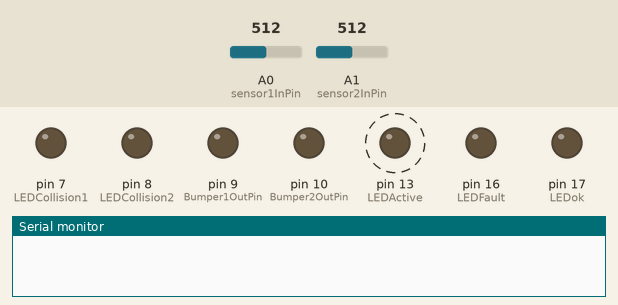
Simulated run of this sketch. Board: Arduino Uno, built with avr-gcc and run on an emulated ATmega328P. Shown: output pins drawn as LEDs (lit = HIGH), the last lines printed to the serial monitor. Dashed ring = blinking. The inputs (shaded band) are chosen by the test bench; at power-on: A0 (sensor1InPin) = 512, A1 (sensor2InPin) = 512.

Above: at 2.87 s.
3.3 s: A0 (sensor1InPin) set to 521
6.3 s: A0 (sensor1InPin) set to 545
At 6.63 s:
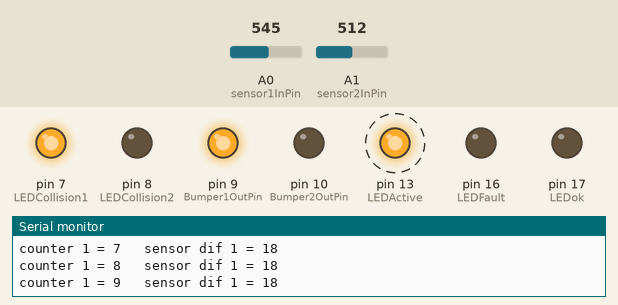
9.3 s: A1 (sensor2InPin) set to 542
At 9.74 s:
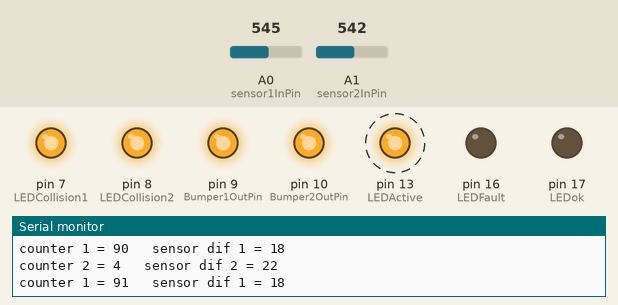
12.3 s: A0 (sensor1InPin) set to 511
At 12.62 s:
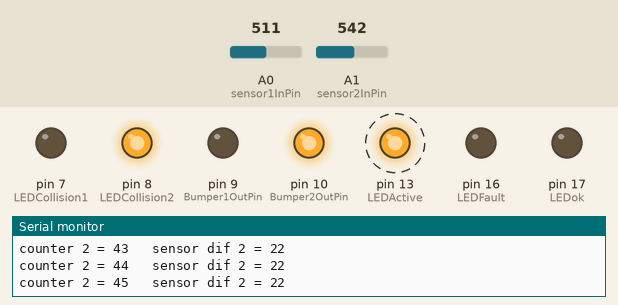
15.3 s: A1 (sensor2InPin) set to 511
At 15.69 s:
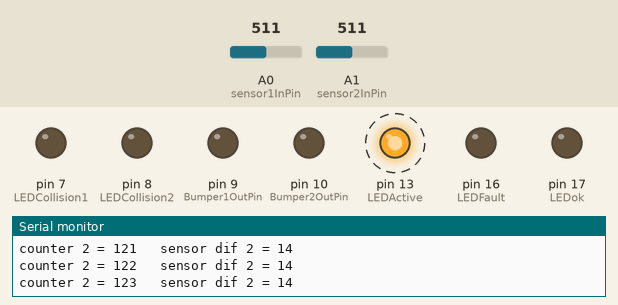
Timing chart, 0 to 19.3 s (numbered marks = the images above; inputs shaded):
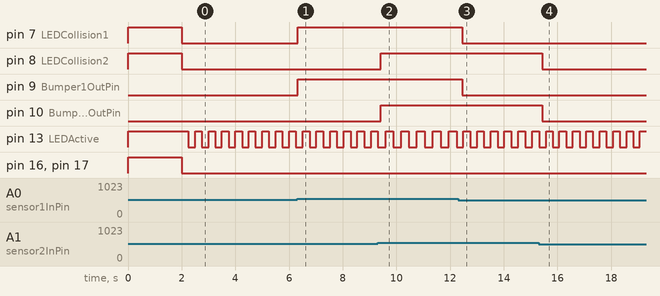

Measured:
- the behaviour switches between 529 and 530 on A0 (sensor1InPin) (found by bisection; images 0 and 1)
- the behaviour switches between 523 and 524 on A1 (sensor2InPin) (found by bisection; images 1 and 2)
- after the input at 6.3 s, pin 7 (LEDCollision1), pin 9 (Bumper1OutPin): LOW → HIGH at once
- after the input at 9.3 s, pin 8 (LEDCollision2), pin 10 (Bumper2OutPin): LOW → HIGH after 0.12 s
- after the input at 12.3 s, pin 7 (LEDCollision1), pin 9 (Bumper1OutPin): HIGH → LOW after 0.16 s
- after the input at 15.3 s, pin 8 (LEDCollision2), pin 10 (Bumper2OutPin): HIGH → LOW after 0.14 s
- by itself, pin 13 (LEDActive): alternates HIGH for 0.25 s and LOW for 0.25 s

The sketch:

BumperDuino.ino
```cpp
// (licence header left out)
// These constants won't change.  They're used to give names
// to the pins used:
const int sensor1InPin = A0;  // Analog input pin that the MPX5010 is attached to
const int sensor2InPin = A1;  // Analog input pin that the MPX5010 is attached to
//const int analogOut1Pin = 9; // Analog output pin Bumper 1 (PWM)
//const int analogOut2Pin = 10; // Analog output pin Bumper 2 (PWM)
const int Bumper1OutPin = 9;
const int Bumper2OutPin = 10;
const int LEDCollision1 = 7;
const int LEDCollision2 = 8;
const int LEDActive = 13;
const int LEDFault = 16;
const int LEDok = 17;
int LEDActiveState = LOW;             // ledState used to set the LED

int sensor1Diff = 0;  // = sensor1DiffSecond - sensor1DiffFirst
int sensor1DiffFirst = 0;        // value for zero Point
int sensor1DiffSecond = 0;        // value for touch Point
int sensor1MAP = 0;        // value output to the PWM (analog out)
int sensor1Trigger = 9;  // Sensor-Trigger-Level Sensor 1 +++++++ Adjust sensitivity here +++++++++
int trigger1Counter = 0; // Trigger-Counter Sensor 1
byte sensor1State = 0; // Sensor-State Sensor 1 zero point or touch point
byte count1FirstRead = 0; // Read-Counter for zero point Sensor 1
byte count1SecondRead = 0; // Read-Counter for touch point Sensor 1
byte flagAdc0Read = 0; // Flag its Time to read ADC Sensor 1
int soundBumper1 = 0;

int sensor2Diff = 0;  // = sensor2DiffSecond - sensor2DiffFirst
int sensor2DiffFirst = 0;        // value for zero Point
int sensor2DiffSecond = 0;       // value for touch Point
int sensor2MAP = 0;        // value output to the PWM (analog out)
int sensor2Trigger = 9;  // Sensor-Trigger-Level Sensor 2 +++++++ Adjust sensitivity here +++++++++
int trigger2Counter = 0;  // Trigger-Counter Sensor 2
byte sensor2State = 0;  // Sensor-State Sensor 2 zero point or touch point
byte count2FirstRead = 0;  // Read-Counter for zero point Sensor 2
byte count2SecondRead = 0;  // Read-Counter for touch point Sensor 2
byte flagAdc1Read = 0;  // Flag its Time to read ADC Sensor 2
int soundBumper2 = 2;

unsigned long previousMillis = 0;        // will store last time Timer was updated
const long interval = 25;           // interval at which ADC was read (milliseconds)
const long intervalLedActive = 250; // interval at which LED was blink (milliseconds)
unsigned long previousMillisLedActive = 0;

//====================================================================================
//================================== SETUP ==========================================
void setup()
{
  // initialize serial communications at 9600 bps:
  Serial.begin(9600);
  // setup Ports
  pinMode(LEDCollision1, OUTPUT);
  pinMode(LEDCollision2, OUTPUT);
  pinMode(LEDActive, OUTPUT);
  pinMode(LEDFault, OUTPUT);
  pinMode(LEDok, OUTPUT);
  pinMode(Bumper1OutPin, OUTPUT);
  pinMode(Bumper2OutPin, OUTPUT);
  digitalWrite(LEDCollision1,HIGH);
  digitalWrite(LEDCollision2,HIGH);
  digitalWrite(LEDActive,HIGH);
  digitalWrite(LEDFault,HIGH);
  digitalWrite(LEDok,HIGH);
  delay(2000);
  digitalWrite(LEDActive,LOW);
  digitalWrite(LEDFault,LOW);
  digitalWrite(LEDok,LOW);
  digitalWrite(LEDCollision1,LOW);
  digitalWrite(LEDCollision2,LOW);
  digitalWrite(Bumper1OutPin,LOW);
  digitalWrite(Bumper2OutPin,LOW);
}
//================================== END SETUP =======================================
//====================================================================================
//==================================== MAIN ==========================================
void loop()
{
  // ----------------------------------------- mS Timer for measurement interval -----
  unsigned long currentMillis = millis();

  if(currentMillis - previousMillis >= interval)
  {
    previousMillis = currentMillis;
    flagAdc0Read = 1;
    flagAdc1Read = 1;
  }
  // --------------------------------------------------------------------------------
  // ----------------------------------------------- active LED blink ---------------
  if(currentMillis - previousMillisLedActive >= intervalLedActive)
  {
    previousMillisLedActive = currentMillis;
    if (LEDActiveState == LOW)
      LEDActiveState = HIGH;
    else
      LEDActiveState = LOW;

    // set the LED with the ledState of the variable:
    digitalWrite(LEDActive, LEDActiveState);
  }
  // --------------------------------------------------------------------------------
  // ------------------------- Calculate Zero-Point ---------------------------------
  // ------------------------------- SENSOR 1 ---------------------------------------
  if(sensor1State < 1)
  {
    if(flagAdc0Read == 1 &&  count1FirstRead < 4)
    {    // read the analog in value: sensor1DiffFirst
      sensor1DiffFirst = sensor1DiffFirst + analogRead(sensor1InPin);
      count1FirstRead++;
      flagAdc0Read = 0;
    }
    if(count1FirstRead >= 3)
    {
      sensor1DiffFirst = sensor1DiffFirst / 4;
      sensor1State = 1;
    }
  }
  // --------------------------------------------------------------------------------
  // ------------------------- Calculate Zero-Point ---------------------------------
  // ------------------------------- SENSOR 2 ---------------------------------------
  if(sensor2State < 1)
  {
    if(flagAdc1Read == 1 &&  count2FirstRead < 4)
    {    // read the analog in value: sensor2DiffFirst
      sensor2DiffFirst = sensor2DiffFirst + analogRead(sensor2InPin);
      count2FirstRead++;
      flagAdc1Read = 0;
    }
    if(count2FirstRead >= 3)
    {
      sensor2DiffFirst = sensor2DiffFirst / 4;
      sensor2State = 1;
    }
  }

  // Hier kann durch eine Verzögerung die Empfindlichkeit erhöt werden.
  // Das geht jedoch auf Kosten der Reaktionsgeschwindigkeit
  // Achtung kein delay() verwenden sonst wird die Bearbeitung unterbrochen

  // --------------------------------------------------------------------------------
  // ------------------------- Calculate Touch-Point --------------------------------
  // ------------------------------- SENSOR 1 ---------------------------------------
  if(sensor1State >= 1)
  {
    if(flagAdc0Read == 1 &&  count1SecondRead < 4)
    { // read the analog in value: sensor1DiffSecond
      sensor1DiffSecond = sensor1DiffSecond + analogRead(sensor1InPin);
      count1SecondRead++;
      flagAdc0Read = 0;
    }
    if(count1SecondRead >= 3)
    {
      sensor1DiffSecond = sensor1DiffSecond / 4;
      sensor1State = 2;
    }
  }
  // --------------------------------------------------------------------------------
  // ------------------------- Calculate Touch-Point --------------------------------
  // ------------------------------- SENSOR 2 ---------------------------------------
  if(sensor2State >= 1)
  {
    if(flagAdc1Read == 1 &&  count2SecondRead < 4)
    { // read the analog in value: sensor1DiffSecond
      sensor2DiffSecond = sensor2DiffSecond + analogRead(sensor2InPin);
      count2SecondRead++;
      flagAdc1Read = 0;
    }
    if(count2SecondRead >= 3)
    {
      sensor2DiffSecond = sensor2DiffSecond / 4;
      sensor2State = 2;
    }
  }

  // --------------------------------------------------------------------------------
  // ------------------------- Calculate Zero-Touch-Diff ----------------------------
  // ------------------------------- SENSOR 1 ---------------------------------------
  if(sensor1State == 2)
  {
    sensor1Diff = sensor1DiffSecond - sensor1DiffFirst;
    sensor1DiffSecond = 0;
    count1SecondRead = 0;
    sensor1State = 3;
  }
  // --------------------------------------------------------------------------------
  // ------------------------- Calculate Zero-Touch-Diff ----------------------------
  // ------------------------------- SENSOR 2 ---------------------------------------
  if(sensor2State == 2)
  {
    sensor2Diff = sensor2DiffSecond - sensor2DiffFirst;
    sensor2DiffSecond = 0;
    count2SecondRead = 0;
    sensor2State = 3;
  }
  // --------------------------------------------------------------------------------
  // -------------------- Check Zero-Touch-Diff for Trigger -------------------------
  // ------------------------------- SENSOR 1 ---------------------------------------
  if(sensor1Diff >= sensor1Trigger & sensor1State == 3)
  {
    digitalWrite(LEDCollision1,HIGH);
    digitalWrite(Bumper1OutPin,HIGH);
    trigger1Counter++;
    Serial.print("counter 1 = " );
    Serial.print(trigger1Counter);
    Serial.print("\t sensor dif 1 = ");
    Serial.println(sensor1Diff);
  } else if (sensor1State == 3)
  {
    sensor1State = 0;
    sensor1DiffFirst = 0;
    sensor1DiffSecond = 0;
    count1SecondRead = 0;
    count1FirstRead = 0;
    digitalWrite(LEDCollision1,LOW);
    digitalWrite(Bumper1OutPin,LOW);
  }
  // --------------------------------------------------------------------------------
  // -------------------- Check Zero-Touch-Diff for Trigger -------------------------
  // ------------------------------- SENSOR 2 ---------------------------------------
  if(sensor2Diff >= sensor2Trigger & sensor2State == 3)
  {
    digitalWrite(LEDCollision2,HIGH);
    digitalWrite(Bumper2OutPin,HIGH);
    trigger2Counter++;
    Serial.print("counter 2 = " );
    Serial.print(trigger2Counter);
    Serial.print("\t sensor dif 2 = " );
    Serial.println(sensor2Diff);
  } else if (sensor2State == 3)
  {
    sensor2State = 0;
    sensor2DiffFirst = 0;
    sensor2DiffSecond = 0;
    count2SecondRead = 0;
    count2FirstRead = 0;
    digitalWrite(LEDCollision2,LOW);
    digitalWrite(Bumper2OutPin,LOW);
  }

}// end void loop()
//==================================== END MAIN ======================================
//====================================================================================
```
